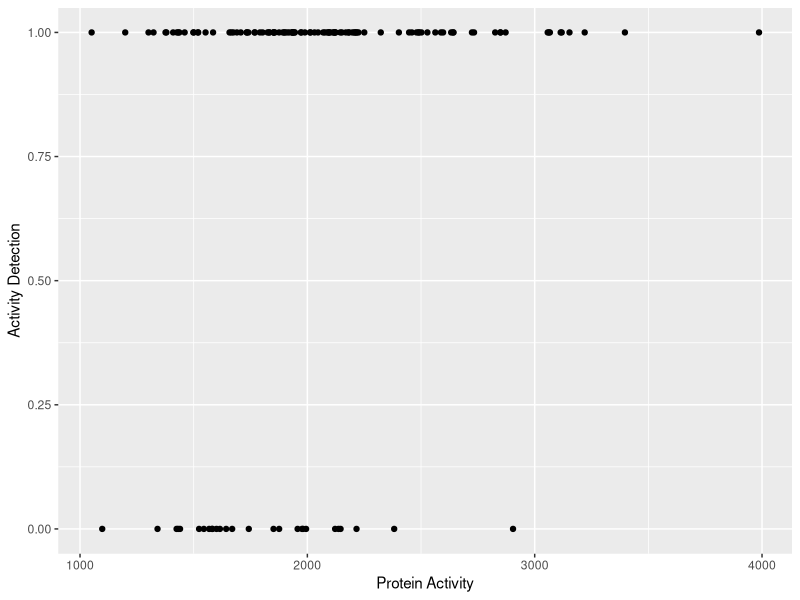
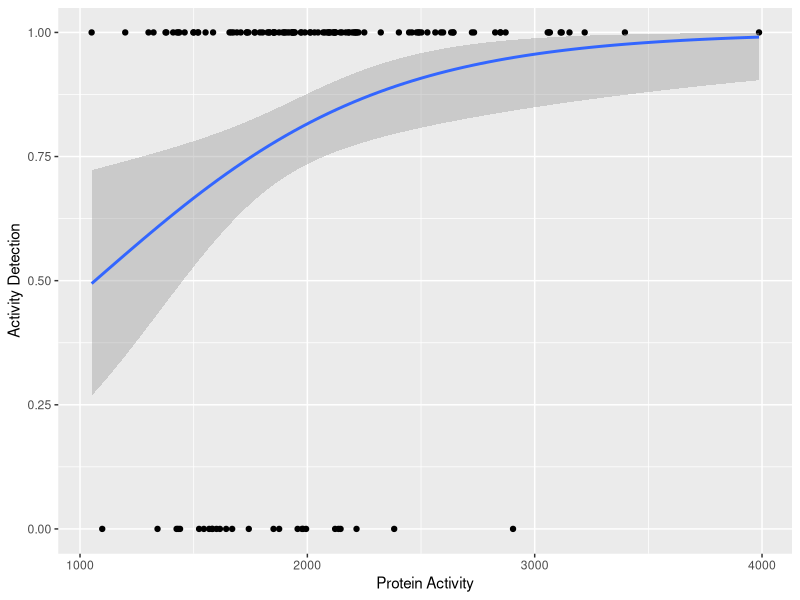

The R script that drew these images, in order:
## ---- chunk 1

knitr::opts_chunk$set(echo = TRUE)

library(ggplot2) # plotting library

## ---- chunk 2

# Load data
dummydata <- read.csv("Data/GeneExpressionData.csv", header = TRUE, sep = ",")

# Preview the data
head(dummydata)

## ---- chunk 3

# Use ggplot to create a scatter plot comparing transcriptions and expression levels
# length for the species
ggplot(data = dummydata, aes(x = MeanActivity, y = MeanActivityQuali)) +
  geom_point() +
  labs(x = "Protein Activity",
       y = "Activity Detection") 

# Add a logistic smooth line
ggplot(data = dummydata, aes(x = MeanActivity, y = MeanActivityQuali)) +
  geom_point() +
  geom_smooth(method = "glm", method.args = list(family = "binomial")) +
  labs(x = "Protein Activity",
       y = "Activity Detection") 

## ---- chunk 4

# glm() function to fit the generalized linear model to the data
# Here we use the 'binomial' family 
glm = glm(MeanActivityQuali ~ MeanActivity, data = dummydata, family = "binomial")

# Use summary to obtain the estimates for the parameters a and b, as well as the p-value
summary(glm)

# Extract the coefficient alpha and beta
coefficients(glm)

# Back-transform the coefficient with the inverse-logit function
exp(coefficients(glm))/(1+exp(coefficients(glm)))

